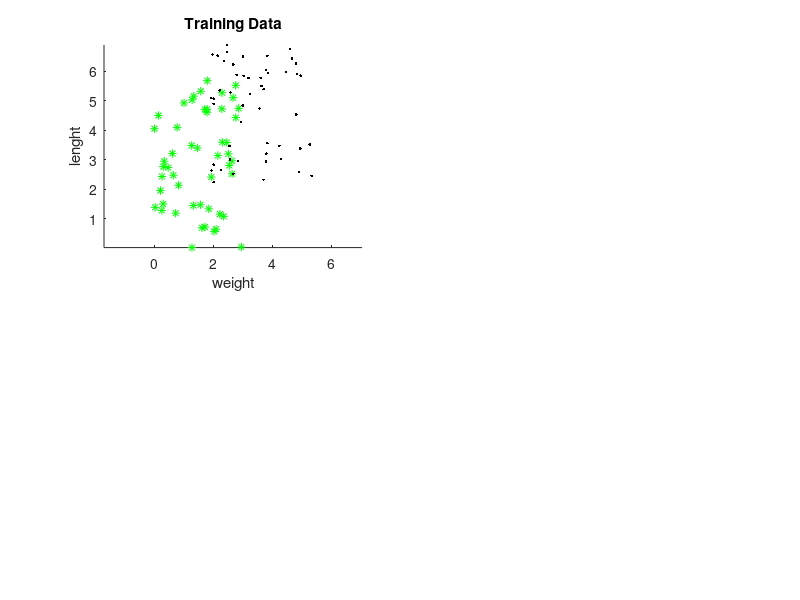

This chart was generated by the following MATLAB code: (Note: this script raises an error after producing the figure.)
clc;clear all;close all;

weight=rand(50,1)*3;
lenght1=rand(50,1)*6;
rabbit=[weight lenght1];

weight=rand(50,1)*4+1.5;
lenght1=rand(50,1)*5+2;
dog=[weight lenght1];

% All the training data
dfeat=[rabbit;dog];
dclass(1:50)=-1; dclass(51:100)=1;

figure, subplot(2,2,1), hold on; axis equal;
plot(rabbit(:,1),rabbit(:,2),'g*'); plot(dog(:,1),dog(:,2),'k.');
title('Training Data');
xlabel('weight');
ylabel('lenght');
 % Adaboost to make a classifier
[cestimate,model]=adaboost('train',dfeat,dclass,70);
 % Results
 rabbit=dfeat(cestimate==-1,:); dog=dfeat(cestimate==1,:);
I=zeros(161,161);
 for i=1:length(model)
     if(model(i).dimension==1)
        if(model(i).direction==1), rec=[-80 -80 80+model(i).threshold 160];
        else rec=[model(i).threshold -80 80-model(i).threshold 160 ];
         end
     else
        if(model(i).direction==1), rec=[-80 -80 160 80+model(i).threshold];
        else rec=[-80 model(i).threshold 160 80-model(i).threshold];
         end
     end
     rec=round(rec);
     y=rec(1)+81:rec(1)+81+rec(3); x=rec(2)+81:rec(2)+81+rec(4);
     I=I-model(i).alpha; I(x,y)=I(x,y)+2*model(i).alpha;
 end
 subplot(2,2,2), imshow(I,[]); colorbar; axis xy;
colormap('jet'), hold on
plot(rabbit(:,1)+81,rabbit(:,2)+81,'bo');
plot(dog(:,1)+81,dog(:,2)+81,'ro');
title('Training Data classified with adaboost model');
error=zeros(1,length(model)); for i=1:length(model), error(i)=model(i).error; end
subplot(2,2,3), plot(error);
xlabel('number  of weak classifiers')
ylabel('error')
% Make some test data
weight=rand(50,1)*7; lenght1=rand(50,1)*5; test=[weight lenght1];
% Classify the testdata with the trained model
testclass=adaboost('apply',test,model);
% Show result
rabbit=test(testclass==-1,:); dog=test(testclass==1,:);
% Show the data
subplot(2,2,4), hold on
plot(rabbit(:,1),rabbit(:,2),'go');
plot(dog(:,1),dog(:,2),'ko');
axis equal;
title('Testing new model');
%   User data
weight=input('Introduce the weight ');
lenght1=input('Introduce the lenght ');
tuser=[weight lenght1];
testuser=adaboost('apply',tuser,model);
% Show result
rabbit=tuser(testuser==-1,:); dog=tuser(testuser==1,:);
plot(rabbit(:,1),rabbit(:,2),'gx','LineWidth',2);
plot(dog(:,1),dog(:,2),'kx','LineWidth',2);
